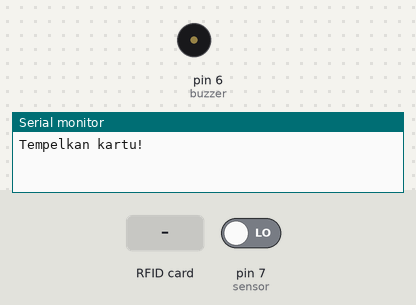
A sketch run on a simulated Arduino Uno, built with avr-gcc and run on an emulated ATmega328P. Parts: buzzer (waves = sounding, pin HIGH), the last lines printed to the serial monitor. The test bench sets the inputs (shaded band); at power-on: pin 7 (sensor) LOW. Pins used as bus, display or sensor lines are not drawn.

Above: at 1.2 s.
1.3 s: RFID card 2A A5 B7 15 held to the reader
At 1.7 s:
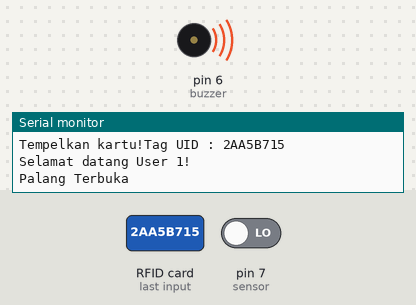
4.3 s: RFID card 5E 7A 19 C4 held to the reader
At 5.7 s:
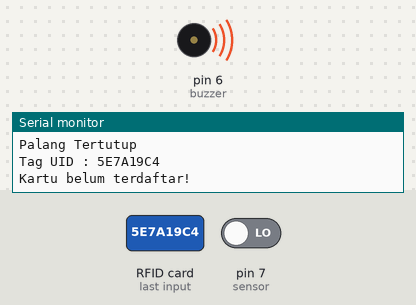
Timing chart, 0 to 8.8 s (numbered marks = the images above; inputs shaded):
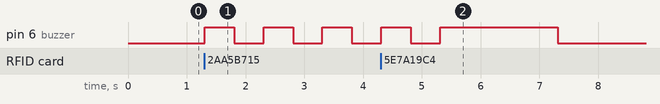

The sketch:

8-11-21_Chalange_2_RFIDs_Card_Newest_Infrared.ino
```cpp
#include<SPI.h>
#include<MFRC522.h>

String uidString;

// Inisialisasi pin Arduino yang digunakan
#define SS_PIN 10
#define RST_PIN 9
int buzzer = 6;
int sensor = 7;

// Inisialisasi variabel
int kondisi = 0;
int kunci = 0;

// Mendeklarasikan Pin RFID
MFRC522 rfid(SS_PIN, RST_PIN);

void setup() {
  Serial.begin(9600);
  // Inisialisasi SPI dan PCD_Init
  SPI.begin();
  rfid.PCD_Init();
  // Deklarasi I/O
  pinMode(buzzer, OUTPUT);
  pinMode(sensor, INPUT);
  Serial.print("Tempelkan kartu!");
}

void loop() {
  int sensorRead = digitalRead(sensor);
  // Serial.println(sensorRead);
  if(rfid.PICC_IsNewCardPresent() && kunci == 0)
  {
    readRFID();
    Serial.println("Tag UID : " + uidString);
    if(uidString == "2AA5B715")
    {
      Serial.println("Selamat datang User 1!");
      Serial.println("Palang Terbuka");
      pembacaan("Terdaftar");
      kunci = 1;

    }
    else if(uidString == "1ACE980")
    {
      Serial.println("Selamat datang User 2!");
      Serial.println("Palang Terbuka");
      kunci = 1;
    }
    else
    {
      Serial.println("Kartu belum terdaftar!");
      pembacaan("Tidak Terdaftar");
      kunci = 0;
    }
  }

  if(kunci == 1){
    palang(sensorRead);
  }
}

void readRFID() {
  rfid.PICC_ReadCardSerial();
  uidString = String(rfid.uid.uidByte[0], HEX) + "" +
              String(rfid.uid.uidByte[1], HEX) + "" +
              String(rfid.uid.uidByte[2], HEX) + "" +
              String(rfid.uid.uidByte[3], HEX);
              uidString.toUpperCase();
}

// Fungsi untuk menyalakan/mematikan buzzer
void pembacaan(String nilai) {
  if(nilai == "Terdaftar")
  {
    for(int i = 0; i < 2; i++)
    {
      digitalWrite(buzzer, HIGH);
      delay(500);
      digitalWrite(buzzer, LOW);
      delay(500);
    }
  }
  else if(nilai == "Tidak Terdaftar")
  {
    digitalWrite(buzzer, HIGH);
    delay(2000);
    digitalWrite(buzzer, LOW);
  }
}

// Fungsi untuk menaikkan/menurunkan palang
void palang(int nilaiSensor){
   if(nilaiSensor == 0){
    Serial.println("Palang Tertutup");
    pembacaan("Terdaftar");
    kunci = 0;
  }
}
```

Measured:
- after the input at 1.3 s, pin 6 (buzzer): alternates HIGH for 0.50 s and LOW for 0.50 s, starting at once
